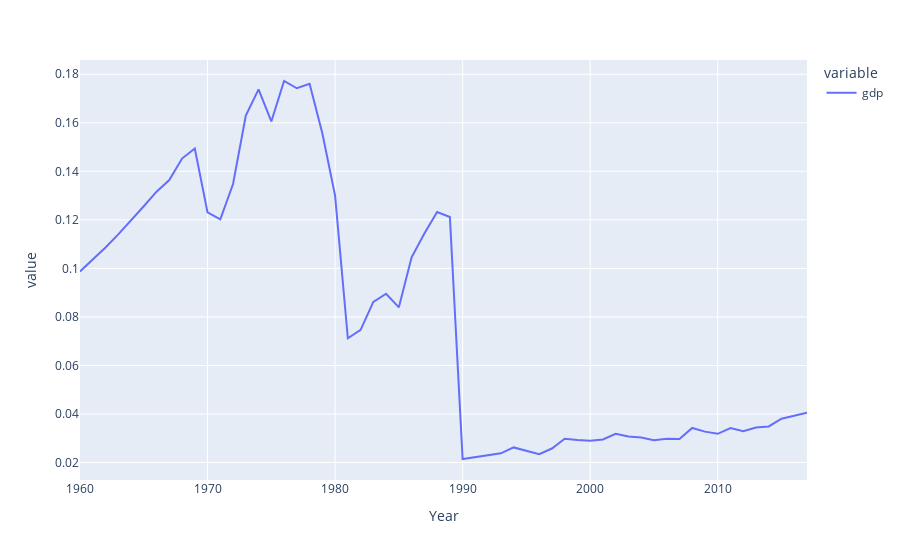

The code cell stored with this chart in its notebook:
### Code cell
px.line(df.groupby('Year')[['gdp']].agg('min'))

### Figure 1 — Plotly figure (JSON) as saved in the notebook; plotly's stock layout.template omitted (floating-point values rounded to 4 significant figures)
{"data": [{"hovertemplate": "variable=gdp<br>Year=%{x}<br>value=%{y}<extra></extra>", "legendgroup": "gdp", "line": {"color": "#636efa", "dash": "solid"}, "marker": {"symbol": "circle"}, "mode": "lines", "name": "gdp", "orientation": "v", "showlegend": true, "type": "scatter", "x": [1960, 1961, 1962, 1963, 1964, 1965, 1966, 1967, 1968, 1969, 1970, 1971, 1972, 1973, 1974, 1975, 1976, 1977, 1978, 1979, 1980, 1981, 1982, 1983, 1984, 1985, 1986, 1987, 1988, 1989, 1990, 1991, 1992, 1993, 1994, 1995, 1996, 1997, 1998, 1999, 2000, 2001, 2002, 2003, 2004, 2005, 2006, 2007, 2008, 2009, 2010, 2011, 2012, 2013, 2014, 2015, 2016, 2017], "xaxis": "x", "y": [0.09874, 0.1036, 0.1086, 0.114, 0.1197, 0.1256, 0.1316, 0.1364, 0.1453, 0.1494, 0.1231, 0.1202, 0.1348, 0.1629, 0.1738, 0.1606, 0.1772, 0.1742, 0.1761, 0.1557, 0.13, 0.0712, 0.07464, 0.08621, 0.08955, 0.08394, 0.1045, 0.1143, 0.1232, 0.1212, 0.02144, 0.02222, 0.02284, 0.02377, 0.02622, 0.02491, 0.02342, 0.02576, 0.02976, 0.02929, 0.02901, 0.02948, 0.03181, 0.03075, 0.03033, 0.02919, 0.02981, 0.02969, 0.03423, 0.03272, 0.03182, 0.03422, 0.0329, 0.03441, 0.03487, 0.03806, 0.03922, 0.04049], "yaxis": "y"}], "layout": {"legend": {"title": {"text": "variable"}, "tracegroupgap": 0}, "margin": {"t": 60}, "xaxis": {"anchor": "y", "domain": [0, 1], "title": {"text": "Year"}}, "yaxis": {"anchor": "x", "domain": [0, 1], "title": {"text": "value"}}}}
